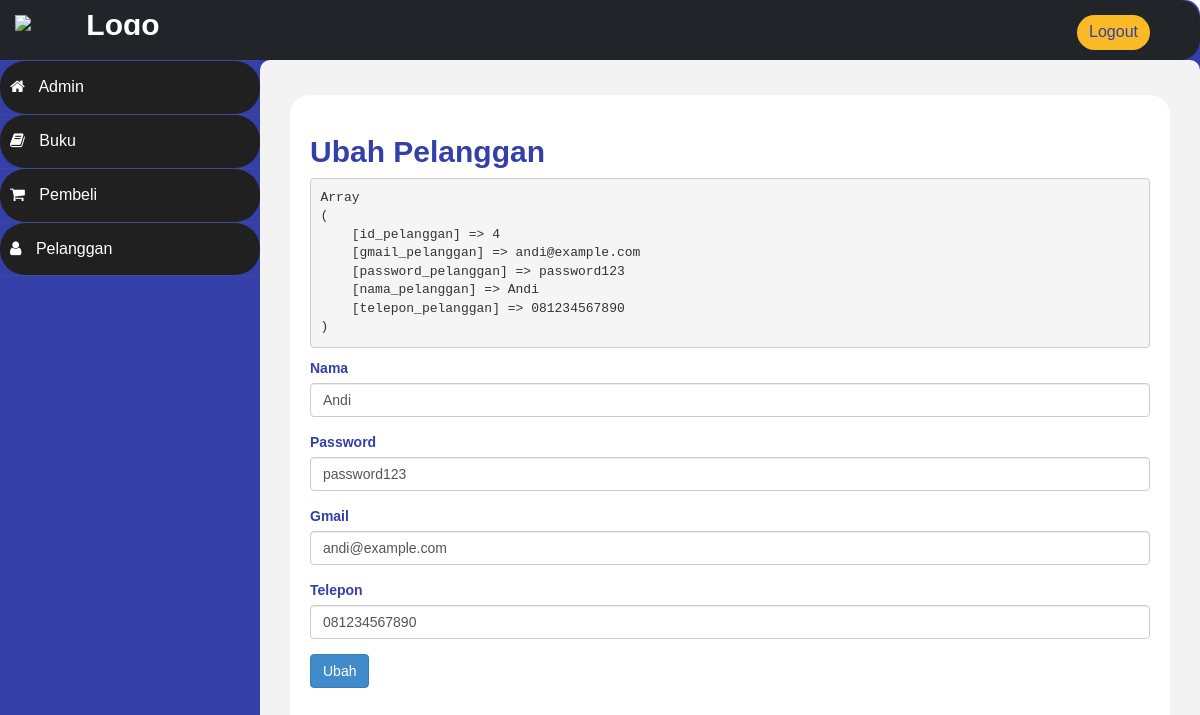
The page /admin/index.php?hal=ubahpelanggan&id=4 (signed in) on the database its author committed.
### tables this page shows
CREATE TABLE `pelanggan` (
  `id_pelanggan` int(11) NOT NULL,
  `gmail_pelanggan` varchar(100) NOT NULL,
  `password_pelanggan` varchar(50) NOT NULL,
  `nama_pelanggan` varchar(100) NOT NULL,
  `telepon_pelanggan` varchar(25) NOT NULL
);

### admin/ubahpelanggan.php (the view, shortened to what this page needs)
<h2>Ubah Pelanggan</h2>
<?php
	$ambil = $koneksi->query("SELECT * FROM pelanggan WHERE id_pelanggan='$_GET[id];'");
	$pecah = $ambil-> fetch_assoc();
	echo"<pre>";
		print_r($pecah);
	echo "</pre>";
?>
<form method="post">
	<div class="form-group">
		<label>Nama</label>
		<input type="text" class="form-control" name="nama" value="<?php echo $pecah['nama_pelanggan']; ?>">
	</div>
	<div class="form-group">
		<label>Password</label>
		<input type="text" class="form-control" name="password" value="<?php echo $pecah['password_pelanggan']; ?>">
	</div>
	<div class="form-group">
		<label>Gmail</label>
		<input type="text" class="form-control" name="gmail" value="<?php echo $pecah['gmail_pelanggan']; ?>">
	</div>
	<div class="form-group">
		<label>Telepon</label>
		<input type="text" class="form-control" name="telepon" value="<?php echo $pecah['telepon_pelanggan']; ?>">
	</div>
	<button class="btn btn-primary" name="ubah">Ubah</button>
</form>

### admin/assets/css/custom.css (style rules this page uses)
body { font-family: 'Poppins', sans-serif; }
h2 { color: #3440A8; font-weight: bold; }

### admin/index.php (style rules this page uses)
body { font-family: 'Poppins', sans-serif; background-color: white; color: #3440A8; }

### rows shown on the page
pelanggan: nama "Andi", password "password123", gmail "andi@example.com", telepon "081234567890"
